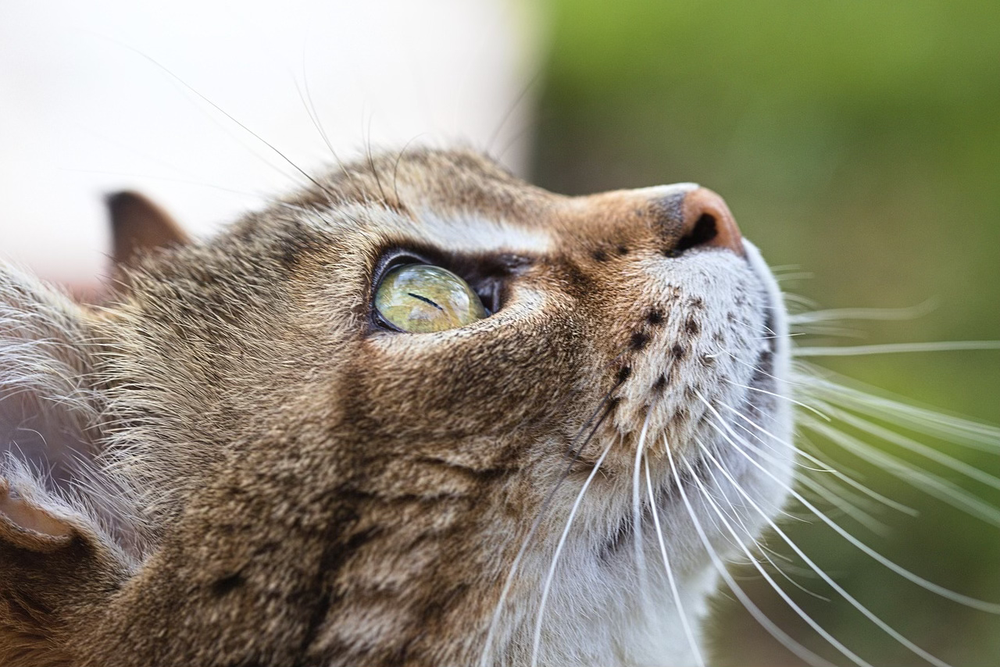
#> input picture cat_1.png, 1000 x 667 px, shrunk from 1280 x 854 before the run
$ python slic.py
#> lines starting #> are read from the running program, lines starting #| are printed output that depends on the picture; after the words box and inside, x2 and y2 are one past the last pixel; in counts of white or black regions, pixels touching at a corner belong together
import cv2
#from skimage.segmentation import slic, mark_boundaries
import matplotlib.pyplot as plt
import numpy as np

image = cv2.imread('cat_1.png')
#> image is the input picture: shape (667, 1000, 3); mean B, G, R 121.1, 140.4, 143.9
image = cv2.cvtColor(image, cv2.COLOR_BGR2RGB)

image_gray = cv2.cvtColor(image, cv2.COLOR_RGB2GRAY)
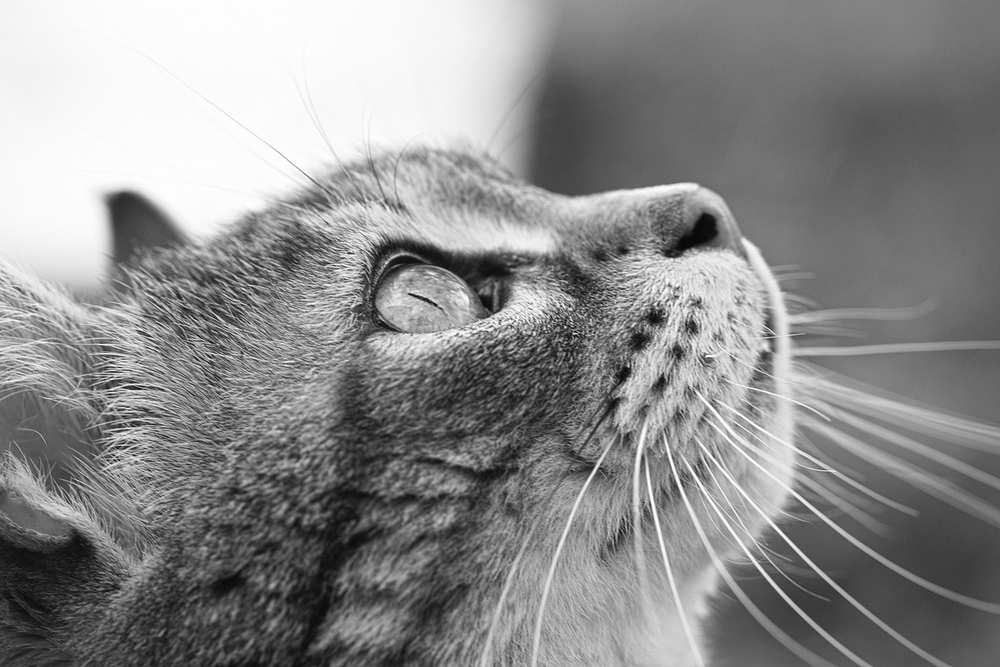
#> image_gray: shape (667, 1000); min 1, max 255, mean 139.2

cv2.imwrite('cat_gray.png', image_gray)

depth_blur = cv2.GaussianBlur(image_gray, (5,5), 0)

bins = np.linspace(0, 255, num=32)
seg = np.digitize(depth_blur, bins)
cv2.imwrite('cat_seg.png', (seg / np.max(seg) * 255).astype(np.uint8))

for i in  range(1, seg.max()+1):
    mask = (seg == i)
    color = image * mask[:, :, None]
    cv2.imwrite(f'mpi_depth/cat_seg_{i}.png', color)
#> this loop made 31 passes
#> pass 2, `mask = (seg == i)`:
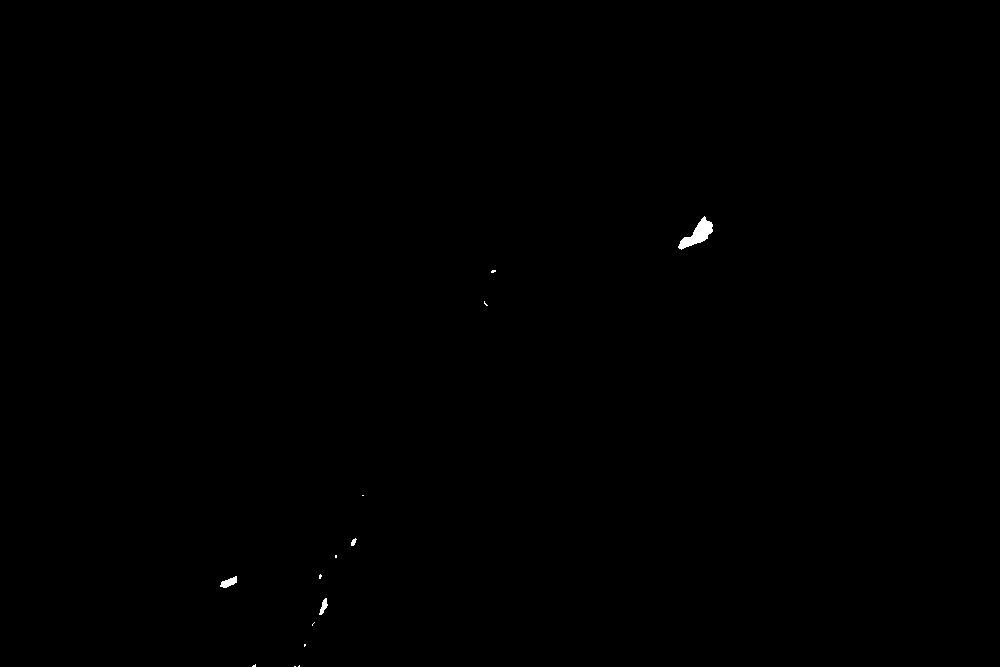
#> mask: shape (667, 1000) bool; 0.12% white; 14 white regions (10 under 20 px), largest, box (x1, y1, x2, y2) and area: (678, 216, 713, 250) 489, (220, 576, 237, 588) 116, (319, 598, 328, 615) 75, (351, 538, 357, 546) 29

# [5 lines of commented-out code are left out]
